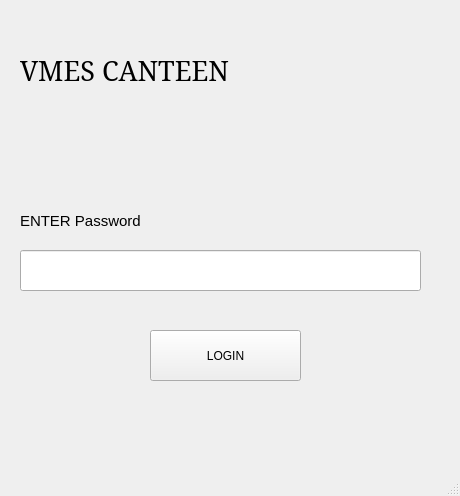
<?xml version="1.0" encoding="UTF-8"?>
<ui version="4.0">
 <class>MainWindow2</class>
 <widget class="QMainWindow" name="MainWindow2">
  <property name="geometry">
   <rect>
    <x>0</x>
    <y>0</y>
    <width>460</width>
    <height>496</height>
   </rect>
  </property>
  <property name="windowTitle">
   <string>AUTHENTICATION</string>
  </property>
  <widget class="QWidget" name="centralwidget">
   <widget class="QLabel" name="label">
    <property name="geometry">
     <rect>
      <x>20</x>
      <y>40</y>
      <width>321</width>
      <height>61</height>
     </rect>
    </property>
    <property name="font">
     <font>
      <family>Constantia</family>
      <pointsize>20</pointsize>
     </font>
    </property>
    <property name="text">
     <string>VMES CANTEEN</string>
    </property>
   </widget>
   <widget class="QLabel" name="label_2">
    <property name="geometry">
     <rect>
      <x>20</x>
      <y>190</y>
      <width>161</width>
      <height>61</height>
     </rect>
    </property>
    <property name="font">
     <font>
      <pointsize>11</pointsize>
     </font>
    </property>
    <property name="text">
     <string>ENTER Password</string>
    </property>
   </widget>
   <widget class="QLineEdit" name="blank_pass">
    <property name="geometry">
     <rect>
      <x>20</x>
      <y>250</y>
      <width>401</width>
      <height>41</height>
     </rect>
    </property>
    <property name="font">
     <font>
      <pointsize>10</pointsize>
     </font>
    </property>
   </widget>
   <widget class="QPushButton" name="btn_login">
    <property name="geometry">
     <rect>
      <x>150</x>
      <y>330</y>
      <width>151</width>
      <height>51</height>
     </rect>
    </property>
    <property name="text">
     <string>LOGIN</string>
    </property>
   </widget>
  </widget>
  <widget class="QMenuBar" name="menubar">
   <property name="geometry">
    <rect>
     <x>0</x>
     <y>0</y>
     <width>460</width>
     <height>26</height>
    </rect>
   </property>
  </widget>
  <widget class="QStatusBar" name="statusbar"/>
 </widget>
 <resources/>
 <connections/>
</ui>
